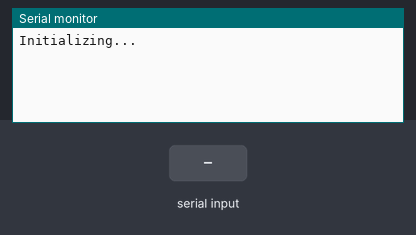
The sketch below on a simulated Arduino Uno, built with avr-gcc and run on an emulated ATmega328P. On the bench: the last lines printed to the serial monitor. The test bench sets the inputs (shaded band). The modem accepts every AT command (registered, SIM ready, sends succeed) and sends nothing else.

Above: at 3.7 s.
3.8 s: "S\n" received over Serial
At 6.71 s:
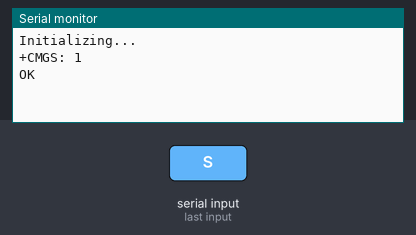
6.8 s: "S\n" received over the second serial link
At 7.3 s:
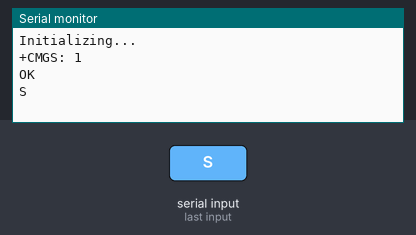
8.3 s: "1\n" received over the second serial link
At 9.6 s:
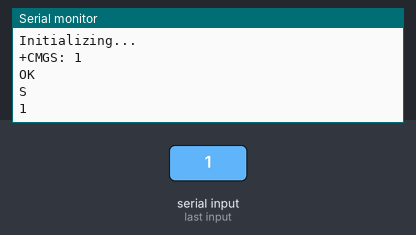

Measured:
- after the input at 3.8 s, the serial monitor: prints a new line after 2.6 s (image 1)
- after the input at 6.8 s, the serial monitor: prints a new line after 0.10 s (image 2)
- after the input at 8.3 s, the serial monitor: prints a new line after 0.10 s (image 3)

The sketch:

SIM800L_TEST.ino
```cpp
#include "SoftwareSerial.h"

SoftwareSerial mySerial(2, 3);
String cmd = "";

void setup() {
  mySerial.begin(9600);
  Serial.begin(9600);
  Serial.println("Initializing...");
  delay(1000);

  // Configure GSM module
  sendCommand("AT", "OK");
  sendCommand("AT+CMGF=1", "OK");
  sendCommand("AT+CNMI=1,2,0,0,0", "OK");
}

void loop() {
  updateSerial();
}

void updateSerial() {
  delay(100); // Lowered delay for better responsiveness, adjust as needed
  while (Serial.available()) {
    char c = Serial.read();
    if (c != '\n') { // Ignore newline characters
      cmd += c;
    } else {
      processCommand(cmd);
      cmd = ""; // Clear command buffer
    }
  }

  while (mySerial.available()) {
    Serial.write(mySerial.read()); // Forward GSM module data to Serial
  }
}

void sendCommand(String cmd, String expectedResponse) {
  mySerial.println(cmd);
  delay(500); // Adjust delay as needed
  waitForResponse(expectedResponse);
}

void waitForResponse(String expectedResponse) {
  long timeout = millis() + 5000; // Set timeout to 5 seconds
  String response = "";
  while (millis() < timeout) {
    if (mySerial.available()) {
      response += mySerial.readStringUntil('\n');
      if (response.indexOf(expectedResponse) != -1) {
        return; // Expected response received
      }
    }
  }
  Serial.println("Error: Timeout waiting for response: " + expectedResponse);
}

void processCommand(String cmd) {
  cmd.trim(); // Remove leading/trailing whitespace
  if (cmd.equals("S")) {
    sendSMS();
  } else {
    sendCommand(cmd, "OK"); // Send command to GSM module
  }
}

void sendSMS() {
  sendCommand("AT+CMGF=1", "OK");
  sendCommand("AT+CMGS=\"+917489819134\"", "> "); // Expecting message prompt

  mySerial.print("Hi! TechToTinker!");
  delay(500); // Adjust delay as needed
  mySerial.write(26); // Send Ctrl+Z to end message
}
```
